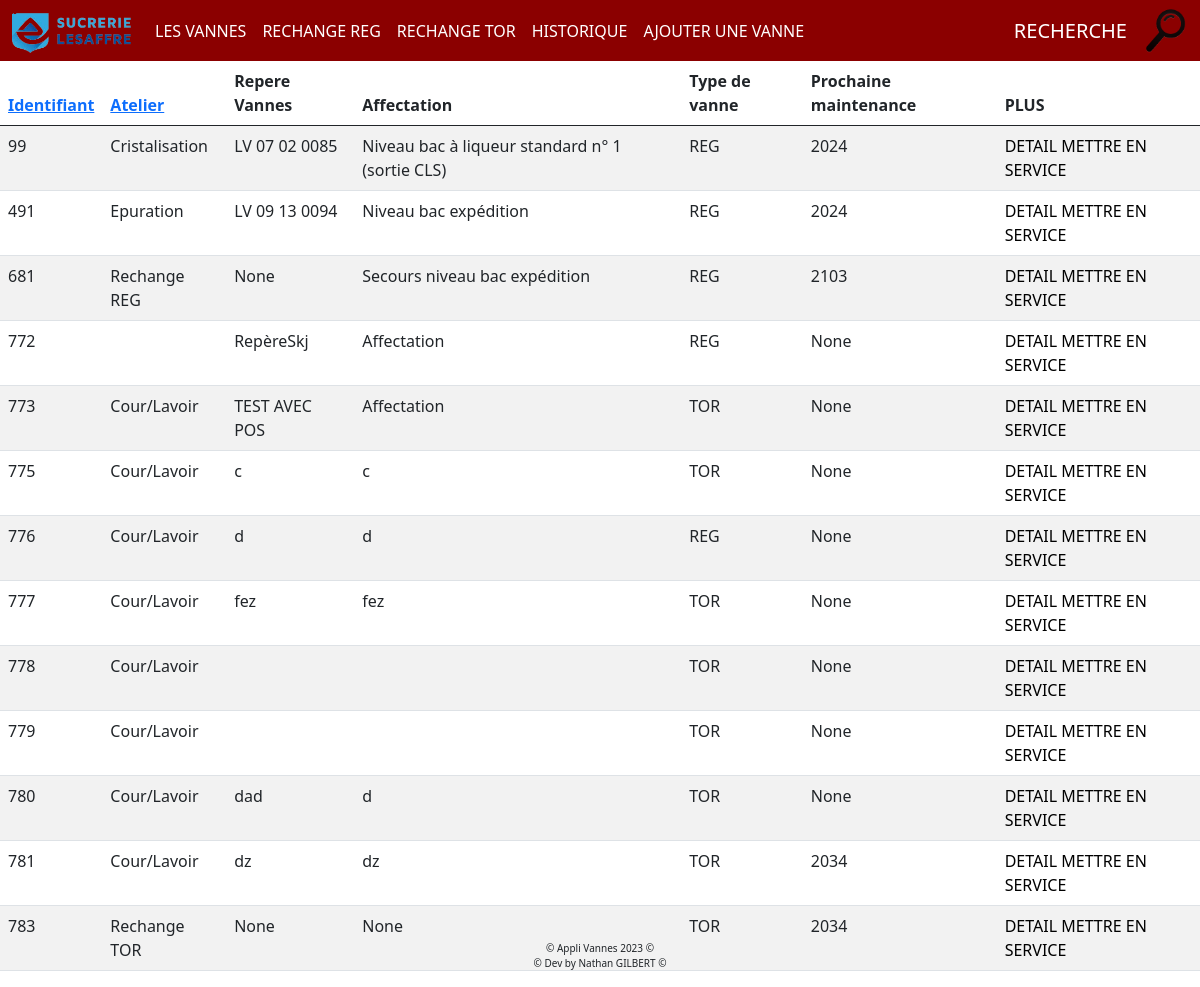
The app's page /historique/, older data.
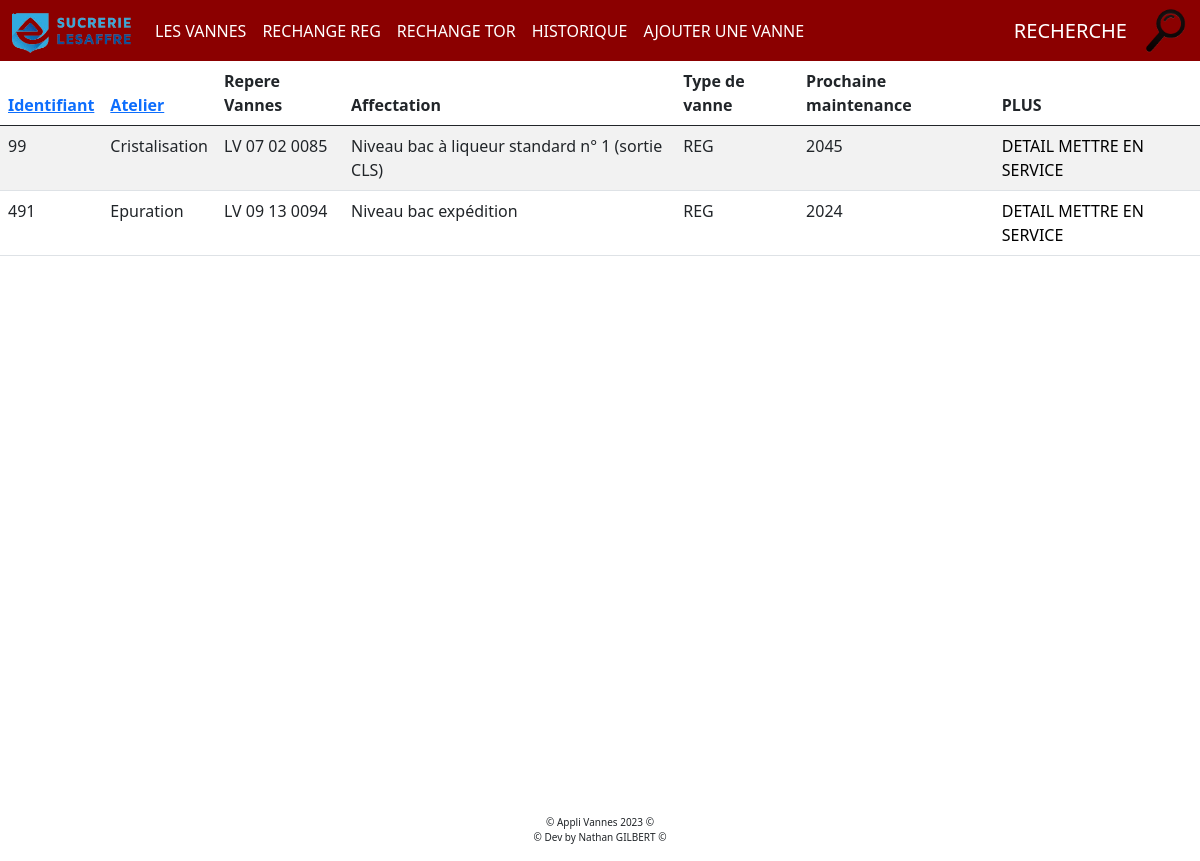
The same page, newer data.
### appliVanne/models.py (models this page shows, shortened)
class Vanne(models.Model):
    class Meta:
        db_table = 'VANNES'
    id_vanne = models.AutoField(primary_key=True, unique=True)
    id_atelier = models.ForeignKey('ATELIER', to_field='id_atelier', on_delete=models.CASCADE, null=True)
    repere_vanne = models.CharField(max_length=255, null=True, blank=True)
    affectation_vanne = models.CharField(max_length=255, null=True, blank=True)
    machine_vanne = models.CharField(max_length=255, null=True, blank=True)
    numero_commande = models.CharField(max_length=20, null=True, blank=True)
    id_actionneur = models.ForeignKey('ACTIONNEUR', to_field='id_actionneur', on_delete=models.CASCADE, null=True)
    id_corps = models.ForeignKey('CORPS', to_field='id_corps', on_delete=models.CASCADE, null=True)
    id_positionneur = models.ForeignKey('POSITIONNEUR', to_field='id_positionneur', on_delete=models.CASCADE, null=True)
    id_fournisseur_vannes = models.ForeignKey('FOURNISSEUR', to_field='id_fournisseur', on_delete=models.CASCADE, default=0, null=True)
    type_vannes = models.CharField(max_length=255, null=True, blank=True)
    organe_reglant = models.CharField(max_length=255, null=True, blank=True)
    freq_revision = models.IntegerField(null=True, blank=True)
    derniere_revision = models.IntegerField(null=True, blank=True)
    voir_en = models.IntegerField(null=True, blank=True)
    en_service_vanne = models.IntegerField(default=1, blank=True)  # Si l'état est à 0, cela signifie que la vanne est bennée. Sinon, elle est toujours en service.
    date_commande = models.DateField(default=datetime.date(2001, 1, 1), null=True, blank=True)

class ATELIER(models.Model):
    class Meta:
        db_table = 'ATELIER'
    id_atelier = models.AutoField(primary_key=True, unique=True)
    nom_atelier = models.CharField(max_length=45, default='a remplir', unique=True)

### appliVanne/views.py (the view)
# urls.py: path("historique/", views.historiqueVanne, name="historique"),
def historiqueVanne(request):
    LesVannes = Vanne.objects.filter(en_service_vanne=0)
    return render(request, "appliVanne/historique.html", {"listeVannes": LesVannes})

### appliVanne/templates/appliVanne/historique.html
{% extends "appliVanne/base.html" %} {% block title %} Vannes HORS SERVICE {% endblock %}
{% block main %}
<table class="table table-striped">
    <thead>
      <tr>
        <th scope="col"> <a href="?tri=id_vanne&ordre={% if request.GET.tri == 'id_vanne' and request.GET.ordre == 'asc' %}desc{% else %}asc{% endif %}"> Identifiant</a></th>
        <th scope="col"><a href="?tri=id_atelier__nom_atelier&ordre={% if request.GET.tri == 'id_atelier__nom_atelier' and request.GET.ordre == 'asc' %}desc{% else %}asc{% endif %}"> Atelier</a></th>
        <th scope="col">Repere Vannes </th>
        <th scope="col">Affectation </th>
        <th scope="col">Type de vanne </th>
        <th scope="col"> Prochaine maintenance</th>
        <th scope="col">PLUS</th>
      </tr>
    </thead>
    {% for vanne in listeVannes %}
      <tr>
        <td>{{ vanne.id_vanne}}</td>
        <td>{{ vanne.id_atelier.nom_atelier}}</td>
        <td>{{ vanne.repere_vanne }}</td>
        <td>{{ vanne.affectation_vanne }}</td>
        <td>{{ vanne.type_vannes }}</td>
        <td>{{ vanne.voir_en }}</td>
        <td>
            <a class="detdel"  href="/vanne/{{vanne.id_vanne}}/detail">DETAIL</a>
            <a class="detdel"  href="/vanne/{{vanne.id_vanne}}/recover"> METTRE EN SERVICE </a>
        </td>
      </tr>
    {% endfor %}
  </table>
{% endblock %}

### appliVanne/templates/appliVanne/base.html (shortened to what this page needs)
{% load static %}
<!DOCTYPE html>
<html lang="fr">
  <head>
    <link rel="stylesheet" href="{% static 'appliVanne/CSS/styles.css' %}" />
    <link
      href="https://cdn.jsdelivr.net/npm/bootstrap@5.0.2/dist/css/bootstrap.min.css"
      rel="stylesheet"
    />
  </head>
  <body>
    <header>{% include "./menu.html" %}</header>
    <main>{%block main%} {% endblock %}</main>
    <footer>{% include "./footer.html" %}</footer>
  </body>
</html>

### appliVanne/templates/appliVanne/menu.html (shortened to what this page needs)
{% load static %}
<nav class="navbar navbar-expand-lg navbar-dark " style="background-color:darkred" >
  <div class="container-fluid">
    <img src="{%static 'appliVanne/IMG/logoLong.ico' %}" class="logo" />
    <div class=" navbar-collapse" id="navbarText" style="color:white">
      <ul class="navbar-nav me-auto mb-2 mb-lg-0" >
        <li class="nav-item">
          <a class="nav-link" href="/vannes/" style="color:white">LES VANNES</a>
        </li>
        <li class="nav-item">
          <a class="nav-link" href="/rechangeREG/" style="color:white">RECHANGE REG</a>
        </li>
        <li class="nav-item">
          <a class="nav-link" href="/rechangeTOR/" style="color:white">RECHANGE TOR</a>
        </li>
        <li class="nav-item">
          <a class="nav-link"  href="/historique/" style="color:white" >HISTORIQUE</a>
        </li>
        <li class="nav-item">
          <a class="nav-link"  href="/ajoutVanne/" style="color:white" >AJOUTER UNE VANNE</a>
        </li>
      </ul>
    </div>
      <a class="navbar-brand" href="/recherche/">RECHERCHE</a>
      <a href="/recherche/">
         <img src="{% static 'appliVanne/IMG/recherche.ico' %}" alt="Rechercher..." class="logo" />
      </a>
    </div>
</nav>

### appliVanne/templates/appliVanne/footer.html
© Appli Vannes 2023 ©
<p> © Dev by Nathan GILBERT © </p>

### appliVanne/static/appliVanne/CSS/styles.css (style rules this page uses)
main { flex-direction: column; min-height: 100vh; display: flex; height: 100%; align-items: center; }
.logo { width: auto; height: 45px; }
footer { font-size: 10px; text-align: center; position: fixed; right: 0; bottom: 0; width: 100%; }
.detdel { text-decoration: none; color: black; }

Row changes from the older to the newer data that the page shows:
no longer on this page (row edited): Vanne: id_vanne "681", id_atelier.nom_atelier "Rechange REG", repere_vanne "None", affectation_vanne "Secours niveau bac expédition", type_vannes "REG", voir_en "2103"
removed Vanne: id_vanne "772", repere_vanne "RepèreSkj", affectation_vanne "Affectation", type_vannes "REG", voir_en "None"
removed Vanne: id_vanne "773", id_atelier.nom_atelier "Cour/Lavoir", repere_vanne "TEST AVEC POS", affectation_vanne "Affectation", type_vannes "TOR", voir_en "None"
removed Vanne: id_vanne "775", id_atelier.nom_atelier "Cour/Lavoir", repere_vanne "c", affectation_vanne "c", type_vannes "TOR", voir_en "None"
removed Vanne: id_vanne "776", id_atelier.nom_atelier "Cour/Lavoir", repere_vanne "d", affectation_vanne "d", type_vannes "REG", voir_en "None"
removed Vanne: id_vanne "777", id_atelier.nom_atelier "Cour/Lavoir", repere_vanne "fez", affectation_vanne "fez", type_vannes "TOR", voir_en "None"
removed Vanne: id_vanne "778", id_atelier.nom_atelier "Cour/Lavoir", type_vannes "TOR", voir_en "None"
removed Vanne: id_vanne "779", id_atelier.nom_atelier "Cour/Lavoir", type_vannes "TOR", voir_en "None"
removed Vanne: id_vanne "780", id_atelier.nom_atelier "Cour/Lavoir", repere_vanne "dad", affectation_vanne "d", type_vannes "TOR", voir_en "None"
removed Vanne: id_vanne "781", id_atelier.nom_atelier "Cour/Lavoir", repere_vanne "dz", affectation_vanne "dz", type_vannes "TOR", voir_en "2034"
removed Vanne: id_vanne "783", id_atelier.nom_atelier "Rechange TOR", repere_vanne "None", affectation_vanne "None", type_vannes "TOR", voir_en "2034"
changed Vanne "LV 07 02 0085": voir_en "2024" → "2045"
